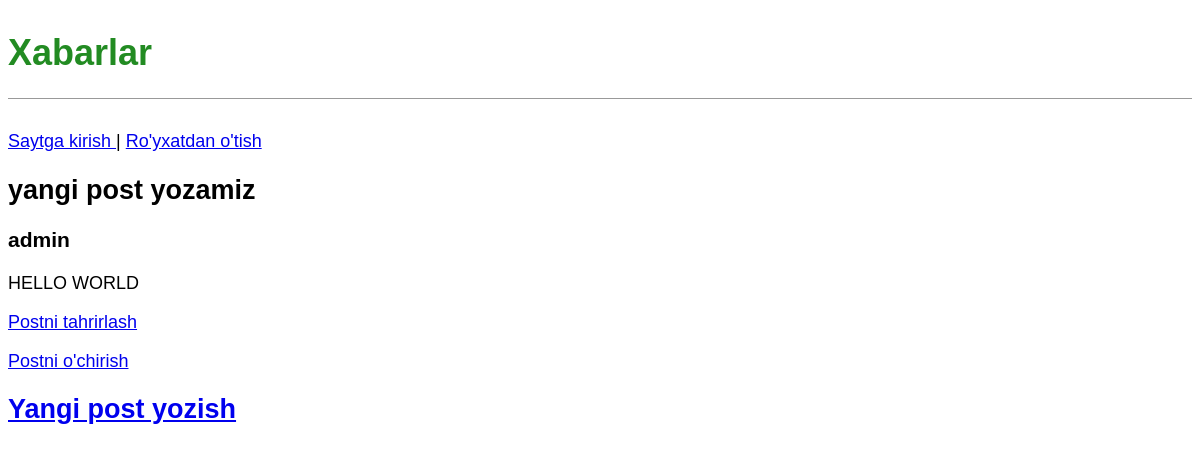
Screenshot of /post/3/ with the database file from the repository.
### blog/models.py (models this page shows, shortened)
class Post(models.Model):
    title = models.CharField(max_length=200)
    author = models.ForeignKey(
        'auth.User',
        on_delete=models.CASCADE
    )
    body = models.TextField()

### blog/views.py (the view)
# urls.py: path('post/<int:pk>/', BlogDetailView.as_view(), name='post_detail'),
class BlogDetailView(DetailView):
    model = Post
    template_name = 'post_detail.html'

### templates/post_detail.html
{% extends 'base.html' %}
{% block content %}
    <div class="post=entry">
        <h2>{{ post.title }}</h2>
        <h3>{{ post.author }}</h3>
        <p>{{ post.body}}</p>
    </div>
    <p><a href="{% url 'post_edit' post.pk %}">Postni tahrirlash</a></p>
    <p><a href="{% url 'post_delete' post.pk %}">Postni o'chirish</a></p>
{% endblock content %}

### static/css/base.css (style rules this page uses)
body { font-family: 'Noto Sans JP', sans-serif; font-size: 18px; }

### rows the page displays
Post: title "yangi post yozamiz", author "admin", body "HELLO WORLD"
